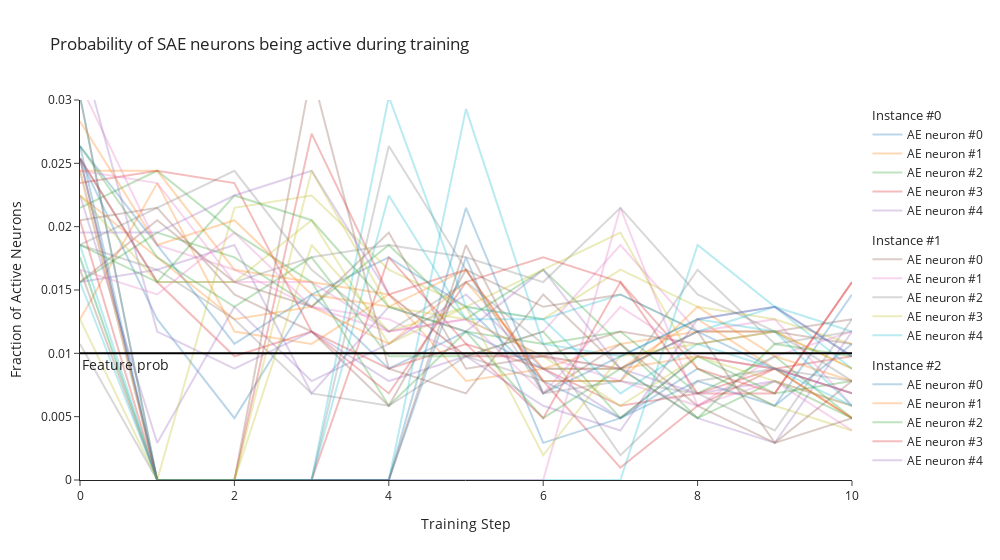

The cell this chart's notebook holds for it:
### Code cell
"""Post resampling training, plot the fraction of active neurons (features) over training."""

frac_active_line_plot(
    frac_active=torch.stack(data_log["frac_active"], dim=0),
    feature_probability=0.01,
)

### Figure 1 — Plotly figure (JSON) as saved in the notebook; plotly's stock layout.template omitted (floating-point values rounded to 4 significant figures)
{"data": [{"legendgroup": "Instance #0", "legendgrouptitle": {"text": "Instance #0"}, "mode": "lines", "name": "AE neuron #0", "opacity": 0.3, "type": "scatter", "x": [0, 1, 2, 3, 4, 5, 6, 7, 8, 9, 10], "y": [0.02539, 0.0127, 0.004883, 0.01465, 0.01758, 0.01367, 0.007812, 0.004883, 0.008789, 0.005859, 0.01074]}, {"legendgroup": "Instance #0", "legendgrouptitle": {"text": "Instance #0"}, "mode": "lines", "name": "AE neuron #1", "opacity": 0.3, "type": "scatter", "x": [0, 1, 2, 3, 4, 5, 6, 7, 8, 9, 10], "y": [0.0127, 0.02344, 0.01172, 0.01074, 0.01465, 0.007812, 0.008789, 0.01074, 0.01172, 0.01172, 0.008789]}, {"legendgroup": "Instance #0", "legendgrouptitle": {"text": "Instance #0"}, "mode": "lines", "name": "AE neuron #2", "opacity": 0.3, "type": "scatter", "x": [0, 1, 2, 3, 4, 5, 6, 7, 8, 9, 10], "y": [0.02148, 0.02441, 0.01953, 0.01562, 0.005859, 0.01172, 0.01074, 0.01172, 0.006836, 0.009766, 0.004883]}, {"legendgroup": "Instance #0", "legendgrouptitle": {"text": "Instance #0"}, "mode": "lines", "name": "AE neuron #3", "opacity": 0.3, "type": "scatter", "x": [0, 1, 2, 3, 4, 5, 6, 7, 8, 9, 10], "y": [0.02539, 0, 0, 0.02734, 0.01465, 0.0166, 0.007812, 0.0009766, 0.005859, 0.008789, 0.009766]}, {"legendgroup": "Instance #0", "legendgrouptitle": {"text": "Instance #0"}, "mode": "lines", "name": "AE neuron #4", "opacity": 0.3, "type": "scatter", "x": [0, 1, 2, 3, 4, 5, 6, 7, 8, 9, 10], "y": [0.02246, 0.00293, 0.01367, 0.007812, 0.01074, 0.01465, 0.008789, 0.004883, 0.009766, 0.008789, 0.004883]}, {"legendgroup": "Instance #1", "legendgrouptitle": {"text": "Instance #1"}, "mode": "lines", "name": "AE neuron #0", "opacity": 0.3, "type": "scatter", "x": [0, 1, 2, 3, 4, 5, 6, 7, 8, 9, 10], "y": [0.02051, 0.02148, 0.01465, 0.01172, 0.005859, 0.0166, 0.01367, 0.01465, 0.01172, 0.01172, 0.0127]}, {"legendgroup": "Instance #1", "legendgrouptitle": {"text": "Instance #1"}, "mode": "lines", "name": "AE neuron #1", "opacity": 0.3, "type": "scatter", "x": [0, 1, 2, 3, 4, 5, 6, 7, 8, 9, 10], "y": [0.03125, 0.01855, 0.0166, 0.01367, 0.0127, 0.009766, 0.01172, 0.01855, 0.01172, 0.0127, 0.005859]}, {"legendgroup": "Instance #1", "legendgrouptitle": {"text": "Instance #1"}, "mode": "lines", "name": "AE neuron #2", "opacity": 0.3, "type": "scatter", "x": [0, 1, 2, 3, 4, 5, 6, 7, 8, 9, 10], "y": [0.01855, 0.0166, 0.0127, 0.006836, 0.005859, 0.009766, 0.007812, 0.007812, 0.0166, 0.01074, 0.01172]}, {"legendgroup": "Instance #1", "legendgrouptitle": {"text": "Instance #1"}, "mode": "lines", "name": "AE neuron #3", "opacity": 0.3, "type": "scatter", "x": [0, 1, 2, 3, 4, 5, 6, 7, 8, 9, 10], "y": [0.01758, 0, 0, 0.01855, 0.01172, 0.01367, 0.0127, 0.0166, 0.01367, 0.0127, 0.01074]}, {"legendgroup": "Instance #1", "legendgrouptitle": {"text": "Instance #1"}, "mode": "lines", "name": "AE neuron #4", "opacity": 0.3, "type": "scatter", "x": [0, 1, 2, 3, 4, 5, 6, 7, 8, 9, 10], "y": [0.03027, 0, 0, 0, 0, 0, 0, 0, 0.01855, 0.01367, 0.01172]}, {"legendgroup": "Instance #2", "legendgrouptitle": {"text": "Instance #2"}, "mode": "lines", "name": "AE neuron #0", "opacity": 0.3, "type": "scatter", "x": [0, 1, 2, 3, 4, 5, 6, 7, 8, 9, 10], "y": [0.02539, 0, 0, 0, 0, 0.01758, 0.00293, 0.004883, 0.007812, 0.005859, 0.01465]}, {"legendgroup": "Instance #2", "legendgrouptitle": {"text": "Instance #2"}, "mode": "lines", "name": "AE neuron #1", "opacity": 0.3, "type": "scatter", "x": [0, 1, 2, 3, 4, 5, 6, 7, 8, 9, 10], "y": [0.02441, 0.02441, 0.0166, 0.01562, 0.01465, 0.009766, 0.009766, 0.008789, 0.009766, 0.008789, 0.004883]}, {"legendgroup": "Instance #2", "legendgrouptitle": {"text": "Instance #2"}, "mode": "lines", "name": "AE neuron #2", "opacity": 0.3, "type": "scatter", "x": [0, 1, 2, 3, 4, 5, 6, 7, 8, 9, 10], "y": [0.01562, 0.01953, 0.01758, 0.01367, 0.01855, 0.0127, 0.0166, 0.01074, 0.004883, 0.007812, 0.004883]}, {"legendgroup": "Instance #2", "legendgrouptitle": {"text": "Instance #2"}, "mode": "lines", "name": "AE neuron #3", "opacity": 0.3, "type": "scatter", "x": [0, 1, 2, 3, 4, 5, 6, 7, 8, 9, 10], "y": [0.02344, 0.02441, 0.02344, 0.01172, 0.008789, 0.01074, 0.008789, 0.005859, 0.006836, 0.006836, 0.01562]}, {"legendgroup": "Instance #2", "legendgrouptitle": {"text": "Instance #2"}, "mode": "lines", "name": "AE neuron #4", "opacity": 0.3, "type": "scatter", "x": [0, 1, 2, 3, 4, 5, 6, 7, 8, 9, 10], "y": [0.01562, 0.0166, 0.01855, 0.006836, 0.01367, 0.01172, 0.0166, 0.008789, 0.006836, 0.007812, 0.005859]}, {"legendgroup": "Instance #3", "legendgrouptitle": {"text": "Instance #3"}, "mode": "lines", "name": "AE neuron #0", "opacity": 0.3, "type": "scatter", "x": [0, 1, 2, 3, 4, 5, 6, 7, 8, 9, 10], "y": [0.01562, 0.02051, 0.01562, 0.01367, 0.01953, 0.008789, 0.009766, 0.01172, 0.01074, 0.01172, 0.01074]}, {"legendgroup": "Instance #3", "legendgrouptitle": {"text": "Instance #3"}, "mode": "lines", "name": "AE neuron #1", "opacity": 0.3, "type": "scatter", "x": [0, 1, 2, 3, 4, 5, 6, 7, 8, 9, 10], "y": [0.02441, 0, 0, 0, 0, 0, 0, 0.02148, 0.005859, 0.007812, 0.003906]}, {"legendgroup": "Instance #3", "legendgrouptitle": {"text": "Instance #3"}, "mode": "lines", "name": "AE neuron #2", "opacity": 0.3, "type": "scatter", "x": [0, 1, 2, 3, 4, 5, 6, 7, 8, 9, 10], "y": [0.02539, 0.01562, 0.01562, 0.01758, 0.01855, 0.01758, 0.01562, 0.02148, 0.01465, 0.01172, 0.007812]}, {"legendgroup": "Instance #3", "legendgrouptitle": {"text": "Instance #3"}, "mode": "lines", "name": "AE neuron #3", "opacity": 0.3, "type": "scatter", "x": [0, 1, 2, 3, 4, 5, 6, 7, 8, 9, 10], "y": [0.02441, 0, 0.02148, 0.02246, 0.0166, 0.01367, 0.0166, 0.01953, 0.008789, 0.005859, 0.003906]}, {"legendgroup": "Instance #3", "legendgrouptitle": {"text": "Instance #3"}, "mode": "lines", "name": "AE neuron #4", "opacity": 0.3, "type": "scatter", "x": [0, 1, 2, 3, 4, 5, 6, 7, 8, 9, 10], "y": [0.01562, 0, 0, 0, 0.02246, 0.0127, 0.0127, 0.01465, 0.01172, 0.01367, 0.008789]}, {"legendgroup": "Instance #4", "legendgrouptitle": {"text": "Instance #4"}, "mode": "lines", "name": "AE neuron #0", "opacity": 0.3, "type": "scatter", "x": [0, 1, 2, 3, 4, 5, 6, 7, 8, 9, 10], "y": [0.02637, 0.01855, 0.01074, 0.01465, 0.008789, 0.01172, 0.008789, 0.008789, 0.01172, 0.008789, 0.006836]}, {"legendgroup": "Instance #4", "legendgrouptitle": {"text": "Instance #4"}, "mode": "lines", "name": "AE neuron #1", "opacity": 0.3, "type": "scatter", "x": [0, 1, 2, 3, 4, 5, 6, 7, 8, 9, 10], "y": [0.02246, 0.01758, 0.0127, 0.01367, 0.01074, 0.01562, 0.008789, 0.008789, 0.0127, 0.008789, 0.004883]}, {"legendgroup": "Instance #4", "legendgrouptitle": {"text": "Instance #4"}, "mode": "lines", "name": "AE neuron #2", "opacity": 0.3, "type": "scatter", "x": [0, 1, 2, 3, 4, 5, 6, 7, 8, 9, 10], "y": [0.02637, 0.01758, 0.01367, 0.01758, 0.009766, 0.009766, 0.01172, 0.004883, 0.009766, 0.006836, 0.007812]}, {"legendgroup": "Instance #4", "legendgrouptitle": {"text": "Instance #4"}, "mode": "lines", "name": "AE neuron #3", "opacity": 0.3, "type": "scatter", "x": [0, 1, 2, 3, 4, 5, 6, 7, 8, 9, 10], "y": [0.02539, 0.01562, 0.009766, 0.01172, 0.006836, 0.01562, 0.01758, 0.01562, 0.008789, 0.006836, 0.01562]}, {"legendgroup": "Instance #4", "legendgrouptitle": {"text": "Instance #4"}, "mode": "lines", "name": "AE neuron #4", "opacity": 0.3, "type": "scatter", "x": [0, 1, 2, 3, 4, 5, 6, 7, 8, 9, 10], "y": [0.03418, 0.01172, 0.008789, 0.01172, 0.007812, 0.009766, 0.009766, 0.008789, 0.004883, 0.00293, 0.01172]}, {"legendgroup": "Instance #5", "legendgrouptitle": {"text": "Instance #5"}, "mode": "lines", "name": "AE neuron #0", "opacity": 0.3, "type": "scatter", "x": [0, 1, 2, 3, 4, 5, 6, 7, 8, 9, 10], "y": [0.03027, 0, 0, 0.03223, 0.008789, 0.006836, 0.01465, 0.008789, 0.01172, 0.00293, 0.004883]}, {"legendgroup": "Instance #5", "legendgrouptitle": {"text": "Instance #5"}, "mode": "lines", "name": "AE neuron #1", "opacity": 0.3, "type": "scatter", "x": [0, 1, 2, 3, 4, 5, 6, 7, 8, 9, 10], "y": [0.0166, 0.01465, 0.01953, 0.01367, 0.01172, 0.0127, 0.009766, 0.007812, 0.005859, 0.009766, 0.01172]}, {"legendgroup": "Instance #5", "legendgrouptitle": {"text": "Instance #5"}, "mode": "lines", "name": "AE neuron #2", "opacity": 0.3, "type": "scatter", "x": [0, 1, 2, 3, 4, 5, 6, 7, 8, 9, 10], "y": [0.01855, 0.02148, 0.02441, 0.0166, 0.01172, 0.01562, 0.01074, 0.001953, 0.007812, 0.008789, 0.007812]}, {"legendgroup": "Instance #5", "legendgrouptitle": {"text": "Instance #5"}, "mode": "lines", "name": "AE neuron #3", "opacity": 0.3, "type": "scatter", "x": [0, 1, 2, 3, 4, 5, 6, 7, 8, 9, 10], "y": [0.02246, 0.01562, 0.01562, 0.02051, 0.01074, 0.01367, 0.001953, 0.009766, 0.01074, 0.01172, 0.008789]}, {"legendgroup": "Instance #5", "legendgrouptitle": {"text": "Instance #5"}, "mode": "lines", "name": "AE neuron #4", "opacity": 0.3, "type": "scatter", "x": [0, 1, 2, 3, 4, 5, 6, 7, 8, 9, 10], "y": [0.01855, 0, 0, 0, 0, 0.0293, 0.01074, 0.009766, 0.0127, 0.01172, 0.005859]}, {"legendgroup": "Instance #6", "legendgrouptitle": {"text": "Instance #6"}, "mode": "lines", "name": "AE neuron #0", "opacity": 0.3, "type": "scatter", "x": [0, 1, 2, 3, 4, 5, 6, 7, 8, 9, 10], "y": [0.02637, 0, 0, 0, 0, 0.02148, 0.006836, 0.009766, 0.0127, 0.01367, 0.009766]}, {"legendgroup": "Instance #6", "legendgrouptitle": {"text": "Instance #6"}, "mode": "lines", "name": "AE neuron #1", "opacity": 0.3, "type": "scatter", "x": [0, 1, 2, 3, 4, 5, 6, 7, 8, 9, 10], "y": [0.02832, 0.01855, 0.02051, 0.01465, 0.01367, 0.0166, 0.007812, 0.007812, 0.01367, 0.009766, 0.007812]}, {"legendgroup": "Instance #6", "legendgrouptitle": {"text": "Instance #6"}, "mode": "lines", "name": "AE neuron #2", "opacity": 0.3, "type": "scatter", "x": [0, 1, 2, 3, 4, 5, 6, 7, 8, 9, 10], "y": [0.01855, 0.01562, 0.02246, 0.02051, 0.01367, 0.01172, 0.004883, 0.008789, 0.004883, 0.01074, 0.009766]}, {"legendgroup": "Instance #6", "legendgrouptitle": {"text": "Instance #6"}, "mode": "lines", "name": "AE neuron #3", "opacity": 0.3, "type": "scatter", "x": [0, 1, 2, 3, 4, 5, 6, 7, 8, 9, 10], "y": [0.02051, 0, 0, 0, 0.01758, 0.01074, 0.004883, 0.01562, 0.006836, 0.008789, 0.006836]}, {"legendgroup": "Instance #6", "legendgrouptitle": {"text": "Instance #6"}, "mode": "lines", "name": "AE neuron #4", "opacity": 0.3, "type": "scatter", "x": [0, 1, 2, 3, 4, 5, 6, 7, 8, 9, 10], "y": [0.01953, 0.01953, 0.02246, 0.02441, 0.01465, 0.009766, 0.005859, 0.003906, 0.0127, 0.01367, 0.009766]}, {"legendgroup": "Instance #7", "legendgrouptitle": {"text": "Instance #7"}, "mode": "lines", "name": "AE neuron #0", "opacity": 0.3, "type": "scatter", "x": [0, 1, 2, 3, 4, 5, 6, 7, 8, 9, 10], "y": [0.0166, 0, 0, 0, 0, 0.01855, 0.006836, 0.01074, 0.005859, 0.00293, 0.007812]}, {"legendgroup": "Instance #7", "legendgrouptitle": {"text": "Instance #7"}, "mode": "lines", "name": "AE neuron #1", "opacity": 0.3, "type": "scatter", "x": [0, 1, 2, 3, 4, 5, 6, 7, 8, 9, 10], "y": [0.02441, 0.02344, 0.01562, 0.01562, 0.01172, 0.0127, 0.006836, 0.01367, 0.009766, 0.008789, 0.006836]}, {"legendgroup": "Instance #7", "legendgrouptitle": {"text": "Instance #7"}, "mode": "lines", "name": "AE neuron #2", "opacity": 0.3, "type": "scatter", "x": [0, 1, 2, 3, 4, 5, 6, 7, 8, 9, 10], "y": [0.01074, 0, 0, 0, 0.02637, 0.0166, 0.006836, 0.007812, 0.006836, 0.003906, 0.0127]}, {"legendgroup": "Instance #7", "legendgrouptitle": {"text": "Instance #7"}, "mode": "lines", "name": "AE neuron #3", "opacity": 0.3, "type": "scatter", "x": [0, 1, 2, 3, 4, 5, 6, 7, 8, 9, 10], "y": [0.0127, 0, 0, 0.02441, 0.01367, 0.0127, 0.009766, 0.005859, 0.009766, 0.007812, 0.005859]}, {"legendgroup": "Instance #7", "legendgrouptitle": {"text": "Instance #7"}, "mode": "lines", "name": "AE neuron #4", "opacity": 0.3, "type": "scatter", "x": [0, 1, 2, 3, 4, 5, 6, 7, 8, 9, 10], "y": [0.01758, 0, 0, 0, 0.03027, 0.01367, 0.0127, 0.006836, 0.01074, 0.008789, 0.005859]}], "layout": {"annotations": [{"font": {"size": 14}, "showarrow": false, "text": "Feature prob", "x": 0, "xanchor": "left", "xref": "x domain", "y": 0.01, "yanchor": "top", "yref": "y"}], "shapes": [{"line": {"color": "black", "width": 2}, "opacity": 1, "type": "line", "x0": 0, "x1": 1, "xref": "x domain", "y0": 0.01, "y1": 0.01, "yref": "y"}], "title": {"text": "Probability of SAE neurons being active during training"}, "width": 1000, "xaxis": {"title": {"text": "Training Step"}}, "yaxis": {"range": [0, 0.03], "title": {"text": "Fraction of Active Neurons"}}}}
